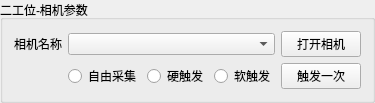
    <widget class="QGroupBox" name="groupBox_Second">
     <property name="maximumSize">
      <size>
       <width>581</width>
       <height>16777215</height>
      </size>
     </property>
     <property name="title">
      <string>二工位-相机参数</string>
     </property>
     <layout class="QGridLayout" name="gridLayout_2">
      <item row="0" column="0">
       <widget class="QLabel" name="label_Second">
        <property name="maximumSize">
         <size>
          <width>101</width>
          <height>16777215</height>
         </size>
        </property>
        <property name="text">
         <string>相机名称</string>
        </property>
       </widget>
      </item>
      <item row="0" column="1" colspan="3">
       <widget class="QComboBox" name="comboBox_Second"/>
      </item>
      <item row="0" column="4">
       <widget class="QPushButton" name="pushButton_OpenSecond">
        <property name="maximumSize">
         <size>
          <width>111</width>
          <height>16777215</height>
         </size>
        </property>
        <property name="text">
         <string>打开相机</string>
        </property>
       </widget>
      </item>
      <item row="1" column="1">
       <widget class="QRadioButton" name="radioButton_FreeSecond">
        <property name="text">
         <string>自由采集</string>
        </property>
       </widget>
      </item>
      <item row="1" column="2">
       <widget class="QRadioButton" name="radioButton_ExternalSecond">
        <property name="text">
         <string>硬触发</string>
        </property>
       </widget>
      </item>
      <item row="1" column="3">
       <widget class="QRadioButton" name="radioButton_SoftSecond">
        <property name="text">
         <string>软触发</string>
        </property>
       </widget>
      </item>
      <item row="1" column="4">
       <widget class="QPushButton" name="pushButton_TriggerSecond">
        <property name="maximumSize">
         <size>
          <width>111</width>
          <height>16777215</height>
         </size>
        </property>
        <property name="text">
         <string>触发一次</string>
        </property>
       </widget>
      </item>
     </layout>
    </widget>
